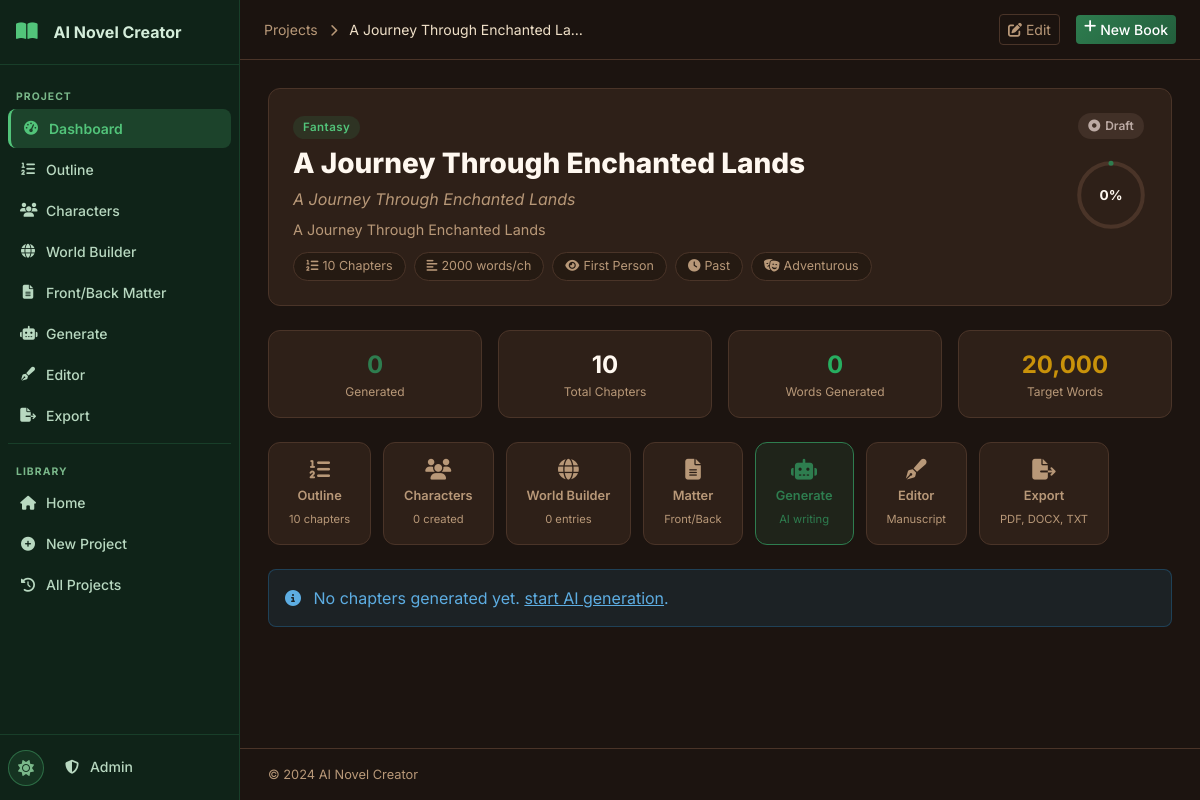
The app's page /project/10, older data.
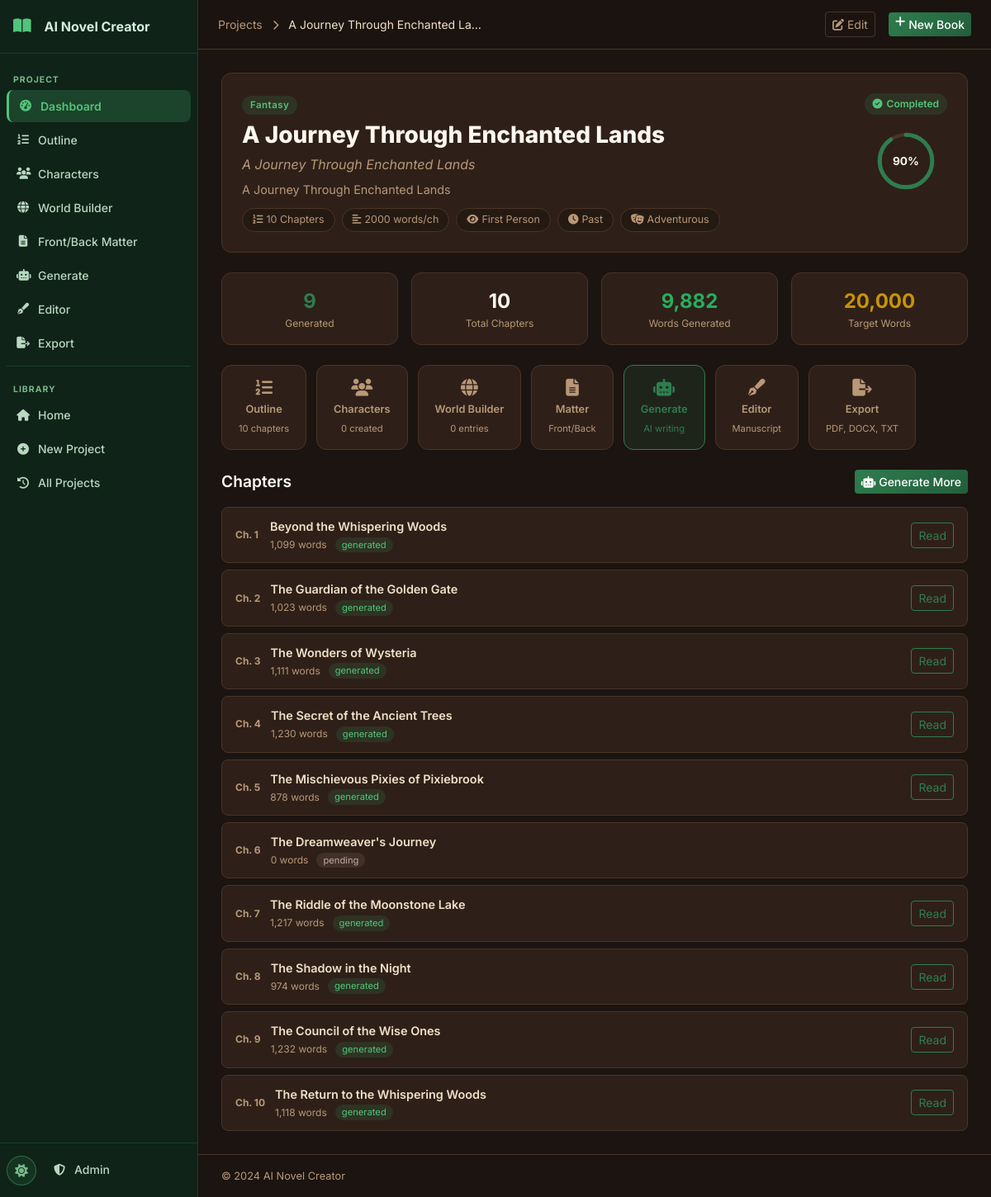
The same page, newer data.
### tables this page shows
CREATE TABLE settings (
    id INTEGER PRIMARY KEY AUTOINCREMENT,
    key TEXT UNIQUE NOT NULL,
    value TEXT,
    updated_at TIMESTAMP DEFAULT CURRENT_TIMESTAMP
);

CREATE TABLE projects (
    id INTEGER PRIMARY KEY AUTOINCREMENT,
    title TEXT NOT NULL,
    subtitle TEXT DEFAULT '',
    genre TEXT DEFAULT 'Fantasy',
    audience TEXT DEFAULT 'Adult',
    description TEXT DEFAULT '',
    language TEXT DEFAULT 'English',
    story_type TEXT DEFAULT 'Novel',
    writing_style TEXT DEFAULT 'Descriptive',
    point_of_view TEXT DEFAULT 'Third Person Limited',
    tense TEXT DEFAULT 'Past',
    tone TEXT DEFAULT 'Adventurous',
    num_chapters INTEGER DEFAULT 10,
    words_per_chapter INTEGER DEFAULT 2000,
    creativity_level TEXT DEFAULT 'balanced',
    temperature REAL DEFAULT 0.7,
    top_p REAL DEFAULT 0.9,
    max_tokens INTEGER DEFAULT 4096,
    status TEXT DEFAULT 'draft',
    current_chapter INTEGER DEFAULT 0,
    total_words INTEGER DEFAULT 0,
    cover_prompt TEXT DEFAULT '',
    include_images INTEGER DEFAULT 0,
    images_per_chapter INTEGER DEFAULT 1,
    image_style TEXT DEFAULT 'Realistic',
    created_at TIMESTAMP DEFAULT CURRENT_TIMESTAMP,
    updated_at TIMESTAMP DEFAULT CURRENT_TIMESTAMP
);

CREATE TABLE chapters (
    id INTEGER PRIMARY KEY AUTOINCREMENT,
    project_id INTEGER NOT NULL,
    chapter_number INTEGER NOT NULL,
    chapter_title TEXT DEFAULT '',
    content TEXT DEFAULT '',
    word_count INTEGER DEFAULT 0,
    summary TEXT DEFAULT '',
    status TEXT DEFAULT 'pending',
    important_events TEXT DEFAULT '',
    characters_introduced TEXT DEFAULT '',
    character_changes TEXT DEFAULT '',
    locations TEXT DEFAULT '',
    timeline_updates TEXT DEFAULT '',
    unresolved_plot_points TEXT DEFAULT '',
    created_at TIMESTAMP DEFAULT CURRENT_TIMESTAMP,
    updated_at TIMESTAMP DEFAULT CURRENT_TIMESTAMP,
    FOREIGN KEY (project_id) REFERENCES projects(id) ON DELETE CASCADE
);

### routes/projects.py (the view)
@bp.route('/project/<int:project_id>')
def project_detail(project_id):
    db = get_db()
    project = db.execute('SELECT * FROM projects WHERE id = ?', (project_id,)).fetchone()
    if not project:
        return redirect(url_for('main.history'))
    chapters = db.execute(
        'SELECT * FROM chapters WHERE project_id = ? ORDER BY chapter_number',
        (project_id,)
    ).fetchall()
    outline = db.execute(
        'SELECT * FROM outline WHERE project_id = ? ORDER BY order_index, chapter_number',
        (project_id,)
    ).fetchall()
    char_count = db.execute('SELECT COUNT(*) FROM characters WHERE project_id = ?', (project_id,)).fetchone()[0]
    world_count = db.execute('SELECT COUNT(*) FROM worldbuilding WHERE project_id = ?', (project_id,)).fetchone()[0]
    outline_count = len(outline)
    generated_count = sum(1 for c in chapters if c['status'] == 'generated')
    total_words = sum(c['word_count'] for c in chapters)
    target_words = (project['num_chapters'] or 10) * (project['words_per_chapter'] or 2000)
    progress = int((generated_count / project['num_chapters'] * 100)) if project['num_chapters'] else 0
    groq_configured = bool(get_setting(db, 'groq_api_key'))
    return render_template('project_detail.html',
                           project=project, chapters=chapters, outline=outline,
                           char_count=char_count, world_count=world_count,
                           outline_count=outline_count, generated_count=generated_count,
                           total_words=total_words, target_words=target_words,
                           progress=progress, groq_configured=groq_configured)

### database/__init__.py (called while the page is built)
def get_db():
    if 'db' not in g:
        db_path = current_app.config['DATABASE']
        os.makedirs(os.path.dirname(db_path), exist_ok=True)
        g.db = sqlite3.connect(db_path)
        g.db.row_factory = sqlite3.Row
        g.db.execute('PRAGMA foreign_keys = ON')
        g.db.execute('PRAGMA journal_mode = WAL')
    return g.db

### utils/helpers.py (called while the page is built)
def get_setting(db, key, default=''):
    row = db.execute('SELECT value FROM settings WHERE key = ?', (key,)).fetchone()
    return row['value'] if row else default

### templates/project_detail.html (shortened to what this page needs)
{% extends "base.html" %}
{% block breadcrumb %}
<a href="{{ url_for('main.history') }}" class="text-muted text-decoration-none">Projects</a>
<i class="fas fa-chevron-right mx-2 text-muted small"></i>
{{ project.title[:30] }}{% if project.title|length > 30 %}…{% endif %}
{% endblock %}
{% block topnav_actions %}
<a href="{{ url_for('projects.edit_project', project_id=project.id) }}" class="btn btn-outline-secondary btn-sm me-2">
  <i class="fas fa-edit me-1"></i>Edit
</a>
{% endblock %}
{% block content %}
<div class="project-hero mb-4">
  <div class="project-hero-info">
    <div class="genre-badge genre-{{ project.genre | lower | replace(' ', '-') | replace('/', '-') }} mb-2">{{ project.genre }}</div>
    <h1 class="project-hero-title">{{ project.title }}</h1>
    {% if project.subtitle %}<p class="project-hero-subtitle">{{ project.subtitle }}</p>{% endif %}
    <p class="project-hero-desc">{{ project.description }}</p>
    <div class="project-meta-tags">
      <span class="meta-tag"><i class="fas fa-list-ol me-1"></i>{{ project.num_chapters }} Chapters</span>
      <span class="meta-tag"><i class="fas fa-align-left me-1"></i>{{ project.words_per_chapter }} words/ch</span>
      <span class="meta-tag"><i class="fas fa-eye me-1"></i>{{ project.point_of_view }}</span>
      <span class="meta-tag"><i class="fas fa-clock me-1"></i>{{ project.tense }}</span>
      <span class="meta-tag"><i class="fas fa-theater-masks me-1"></i>{{ project.tone }}</span>
    </div>
  </div>
  <div class="project-hero-actions">
    <div class="status-pill status-{{ project.status }} mb-2">
      {% if project.status == 'completed' %}<i class="fas fa-check-circle"></i>
      {% elif project.status == 'generating' %}<i class="fas fa-spinner fa-spin"></i>
      {% elif project.status == 'paused' %}<i class="fas fa-pause-circle"></i>
      {% else %}<i class="fas fa-circle-dot"></i>{% endif %}
      {{ project.status | title }}
    </div>
    <div class="progress-display">
      <div class="progress-circle">
        <svg viewBox="0 0 36 36">
          <circle cx="18" cy="18" r="15.9" fill="none" stroke="var(--border-color)" stroke-width="2"/>
          <circle cx="18" cy="18" r="15.9" fill="none" stroke="var(--primary)" stroke-width="2.5"
                  stroke-dasharray="{{ progress }}, 100" stroke-linecap="round" transform="rotate(-90 18 18)"/>
        </svg>
        <span>{{ progress }}%</span>
      </div>
    </div>
  </div>
</div>
<div class="row g-3 mb-4">
  <div class="col-6 col-md-3">
    <div class="mini-stat">
      <div class="mini-stat-value text-primary">{{ generated_count }}</div>
      <div class="mini-stat-label">Generated</div>
    </div>
  </div>
  <div class="col-6 col-md-3">
    <div class="mini-stat">
      <div class="mini-stat-value">{{ project.num_chapters }}</div>
      <div class="mini-stat-label">Total Chapters</div>
    </div>
  </div>
  <div class="col-6 col-md-3">
    <div class="mini-stat">
      <div class="mini-stat-value text-success">{{ '{:,}'.format(total_words) }}</div>
      <div class="mini-stat-label">Words Generated</div>
    </div>
  </div>
  <div class="col-6 col-md-3">
    <div class="mini-stat">
      <div class="mini-stat-value text-warning">{{ '{:,}'.format(target_words) }}</div>
      <div class="mini-stat-label">Target Words</div>
    </div>
  </div>
</div>
<div class="quick-actions mb-4">
  <a href="{{ url_for('outline.outline_page', project_id=project.id) }}" class="quick-action-btn">
    <i class="fas fa-list-ol"></i>
    <span>Outline</span>
    <small>{{ outline_count }} chapters</small>
  </a>
  <a href="{{ url_for('characters.characters_page', project_id=project.id) }}" class="quick-action-btn">
    <i class="fas fa-users"></i>
    <span>Characters</span>
    <small>{{ char_count }} created</small>
  </a>
  <a href="{{ url_for('worldbuilding.worldbuilding_page', project_id=project.id) }}" class="quick-action-btn">
    <i class="fas fa-globe"></i>
    <span>World Builder</span>
    <small>{{ world_count }} entries</small>
  </a>
  <a href="{{ url_for('matter.matter_page', project_id=project.id) }}" class="quick-action-btn">
    <i class="fas fa-file-alt"></i>
    <span>Matter</span>
    <small>Front/Back</small>
  </a>
  <a href="{{ url_for('chapters.generation_page', project_id=project.id) }}" class="quick-action-btn highlight">
    <i class="fas fa-robot"></i>
    <span>Generate</span>
    <small>AI writing</small>
  </a>
  <a href="{{ url_for('editor.editor_page', project_id=project.id) }}" class="quick-action-btn">
    <i class="fas fa-pen-fancy"></i>
    <span>Editor</span>
    <small>Manuscript</small>
  </a>
  <a href="{{ url_for('exports.export_page', project_id=project.id) }}" class="quick-action-btn">
    <i class="fas fa-file-export"></i>
    <span>Export</span>
    <small>PDF, DOCX, TXT</small>
  </a>
</div>
{% if chapters %}
<div class="section-header mb-3">
  <h2 class="section-title">Chapters</h2>
  <a href="{{ url_for('chapters.generation_page', project_id=project.id) }}" class="btn btn-primary btn-sm">
    <i class="fas fa-robot me-1"></i>Generate More
  </a>
</div>
<div class="chapters-grid">
  {% for ch in chapters %}
  <div class="chapter-item chapter-status-{{ ch.status }}">
    <div class="chapter-num">Ch. {{ ch.chapter_number }}</div>
    <div class="chapter-info">
      <div class="chapter-title">{{ ch.chapter_title or 'Untitled Chapter' }}</div>
      <div class="chapter-meta">
        <span class="chapter-words">{{ '{:,}'.format(ch.word_count) }} words</span>
        <span class="chapter-badge badge-{{ ch.status }}">{{ ch.status }}</span>
      </div>
    </div>
    {% if ch.status == 'generated' %}
    <a href="{{ url_for('chapters.chapter_view', project_id=project.id, chapter_id=ch.id) }}" class="btn btn-sm btn-outline-primary ms-auto">
      Read
    </a>
    {% elif ch.status == 'generating' %}
    <span class="spinner-border spinner-border-sm text-primary ms-auto"></span>
    {% endif %}
  </div>
  {% endfor %}
</div>
{% else %}
<div class="alert alert-info">
  <i class="fas fa-info-circle me-2"></i>
  No chapters generated yet.
  <a href="{{ url_for('chapters.generation_page', project_id=project.id) }}">start AI generation</a>.
</div>
{% endif %}
{% endblock %}

### templates/base.html (shortened to what this page needs)
<!DOCTYPE html>
<html lang="en" data-theme="{{ default_theme }}">
<head>
  <link href="https://cdn.jsdelivr.net/npm/bootstrap@5.3.2/dist/css/bootstrap.min.css" rel="stylesheet">
  <link href="https://cdnjs.cloudflare.com/ajax/libs/font-awesome/6.5.0/css/all.min.css" rel="stylesheet">
  <link href="{{ url_for('static', filename='css/style.css') }}" rel="stylesheet">
</head>
<body>
<nav class="sidebar" id="sidebar">
  <div class="sidebar-header">
    <a href="{{ url_for('main.index') }}" class="sidebar-brand">
      <i class="fas fa-book-open me-2"></i>
      <span>{{ app_name }}</span>
    </a>
  </div>
  <div class="sidebar-menu">
    {% if request.view_args and request.view_args.get('project_id') %}
    {% set pid = request.view_args.project_id %}
    <div class="sidebar-section-label">PROJECT</div>
    <a href="{{ url_for('projects.project_detail', project_id=pid) }}" class="sidebar-item {% if request.endpoint == 'projects.project_detail' %}active{% endif %}">
      <i class="fas fa-tachometer-alt"></i><span>Dashboard</span>
    </a>
    <a href="{{ url_for('outline.outline_page', project_id=pid) }}" class="sidebar-item {% if request.endpoint == 'outline.outline_page' %}active{% endif %}">
      <i class="fas fa-list-ol"></i><span>Outline</span>
    </a>
    <a href="{{ url_for('characters.characters_page', project_id=pid) }}" class="sidebar-item {% if request.endpoint == 'characters.characters_page' %}active{% endif %}">
      <i class="fas fa-users"></i><span>Characters</span>
    </a>
    <a href="{{ url_for('worldbuilding.worldbuilding_page', project_id=pid) }}" class="sidebar-item {% if request.endpoint == 'worldbuilding.worldbuilding_page' %}active{% endif %}">
      <i class="fas fa-globe"></i><span>World Builder</span>
    </a>
    <a href="{{ url_for('matter.matter_page', project_id=pid) }}" class="sidebar-item {% if request.endpoint == 'matter.matter_page' %}active{% endif %}">
      <i class="fas fa-file-alt"></i><span>Front/Back Matter</span>
    </a>
    <a href="{{ url_for('chapters.generation_page', project_id=pid) }}" class="sidebar-item {% if request.endpoint == 'chapters.generation_page' %}active{% endif %}">
      <i class="fas fa-robot"></i><span>Generate</span>
    </a>
    <a href="{{ url_for('editor.editor_page', project_id=pid) }}" class="sidebar-item {% if request.endpoint == 'editor.editor_page' %}active{% endif %}">
      <i class="fas fa-pen-fancy"></i><span>Editor</span>
    </a>
    <a href="{{ url_for('exports.export_page', project_id=pid) }}" class="sidebar-item {% if request.endpoint == 'exports.export_page' %}active{% endif %}">
      <i class="fas fa-file-export"></i><span>Export</span>
    </a>
    <div class="sidebar-divider"></div>
    {% endif %}
    <div class="sidebar-section-label">LIBRARY</div>
    <a href="{{ url_for('main.index') }}" class="sidebar-item {% if request.endpoint == 'main.index' %}active{% endif %}">
      <i class="fas fa-home"></i><span>Home</span>
    </a>
    <a href="{{ url_for('projects.new_project') }}" class="sidebar-item {% if request.endpoint == 'projects.new_project' %}active{% endif %}">
      <i class="fas fa-plus-circle"></i><span>New Project</span>
    </a>
    <a href="{{ url_for('main.history') }}" class="sidebar-item {% if request.endpoint == 'main.history' %}active{% endif %}">
      <i class="fas fa-history"></i><span>All Projects</span>
    </a>
  </div>
  <div class="sidebar-footer">
    <button class="theme-toggle" onclick="toggleTheme()" title="Toggle theme">
      <i class="fas fa-moon" id="themeIcon"></i>
    </button>
    <a href="{{ url_for('admin.login') }}" class="sidebar-item small">
      <i class="fas fa-shield-alt"></i><span>Admin</span>
    </a>
  </div>
</nav>
<div class="main-wrapper" id="mainWrapper">
  <header class="topnav">
    <div class="topnav-breadcrumb">
      {% block breadcrumb %}{% endblock %}
    </div>
    <div class="topnav-actions ms-auto">
      {% block topnav_actions %}{% endblock %}
      <a href="{{ url_for('projects.new_project') }}" class="btn btn-primary btn-sm d-none d-md-inline-flex">
        <i class="fas fa-plus me-1"></i>New Book
      </a>
    </div>
  </header>
  <main class="content-area">
    {% block content %}{% endblock %}
  </main>
  <footer class="content-footer">
    <span>{{ app_footer }}</span>
  </footer>
</div>
<div class="toast-container position-fixed bottom-0 end-0 p-3" id="toastContainer"></div>
</body>
</html>

Row changes from the older to the newer data that the page shows:
changed projects "A Journey Through Enchanted Lands": status "Draft" → "Completed"
added chapters: chapter_number "1", chapter_title "Beyond the Whispering Woods", word_count "1,099", status "generated"
added chapters: chapter_number "2", chapter_title "The Guardian of the Golden Gate", word_count "1,023", status "generated"
added chapters: chapter_number "3", chapter_title "The Wonders of Wysteria", word_count "1,111", status "generated"
added chapters: chapter_number "4", chapter_title "The Secret of the Ancient Trees", word_count "1,230", status "generated"
added chapters: chapter_number "5", chapter_title "The Mischievous Pixies of Pixiebrook", word_count "878", status "generated"
added chapters: chapter_number "6", chapter_title "The Dreamweaver's Journey", word_count "0", status "pending"
added chapters: chapter_number "7", chapter_title "The Riddle of the Moonstone Lake", word_count "1,217", status "generated"
added chapters: chapter_number "8", chapter_title "The Shadow in the Night", word_count "974", status "generated"
added chapters: chapter_number "9", chapter_title "The Council of the Wise Ones", word_count "1,232", status "generated"
added chapters: chapter_number "10", chapter_title "The Return to the Whispering Woods", word_count "1,118", status "generated"
Text that changed along with them:
{{ progress }}: "0" → "90"
{{ generated_count }}: "0" → "9"
{{ '{:,}'.format(total_words) }}: "0" → "9,882"
text no longer shown: "No chapters generated yet. start AI generation ."
text now shown: "Chapters Generate More"
